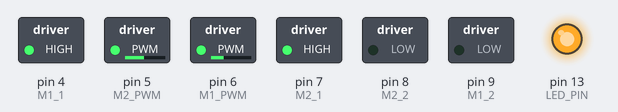
The sketch below on a simulated Arduino Uno, built with avr-gcc and run on an emulated ATmega328P. Shown: switched loads named in the sketch (green lamp = pin HIGH), output pins drawn as LEDs (lit = HIGH). Dashed ring = blinking.

Above: at 0.05 s.
Timing chart, 0 to 4.6 s (numbered marks = the images above):
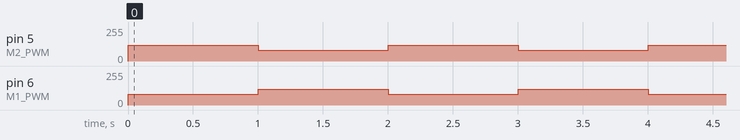

Measured:
- by itself, pin 5 (M2_PWM), pin 6 (M1_PWM): alternates 120/255 for 1.0 s and 80/255 for 1.0 s

The sketch:

SmallBotV20.ino
```cpp
/*
スモールロボット
右回転、左回転を繰り返す
*/

// MotorDriver Pin Assign on RDC.
//   Mx_2      Mx_1   動作
//  0(LOW)    0(LOW)  停止
//  0(LOW)    1(HIGH) 正転（前進する方向に回転）
//  1(HIGH)   0(LOW)  逆転（後退する方向に回転）
//  1(HIGH)   1(HIGH) ブレーキ（停止）

// 右モータ
#define M1_1    4
#define M1_2    9
#define M1_PWM  6

// 左モータ
#define M2_1    7
#define M2_2    8
#define M2_PWM  5

#define LED_PIN     13

//----------------------------------------
// setup()は起動時最初に一回だけ実行される
// 初期化などはここで行う
//----------------------------------------
//
void setup() {
  // シリアルポートの初期化
  Serial.begin(9600);

  // モータ関係の出力ピン
  pinMode(M1_1, OUTPUT);
  pinMode(M1_2, OUTPUT);
  pinMode(M1_PWM, OUTPUT);
  pinMode(M2_1, OUTPUT);
  pinMode(M2_2, OUTPUT);
  pinMode(M2_PWM, OUTPUT);

  // デジタル出力ピン（LED)
  pinMode(LED_PIN, OUTPUT);


  // LED点灯
  digitalWrite(LED_PIN, HIGH);

  // モーター回転方向設定
  digitalWrite(M1_1, 1);  // 右モーター正転
  digitalWrite(M1_2, 0);
  digitalWrite(M2_1, 1);  // 右モーター正転
  digitalWrite(M2_2, 0);
}

//----------------------------------------
// loop()は動作中連続して繰り返し実行
// 500msごとに左右に動く
//----------------------------------------
//
int dir = 0;
void loop() {
  if (dir == 0) {    // dirが0だったら
    // モータスピード設定（右回転）
    analogWrite(M1_PWM,  80); // 右モーターの速度（0～255）
    analogWrite(M2_PWM, 120); // 左モーターの速度（0～255）
    dir = 1;   // 次は左回転
  } else {
    // モータスピード設定（左回転）
    analogWrite(M1_PWM, 120); // 右モーターの速度（0～255）
    analogWrite(M2_PWM,  80); // 左モーターの速度（0～255）
    dir = 0;   // 次は右回転
  }
  delay(1000);        // １秒待つ
}
```
